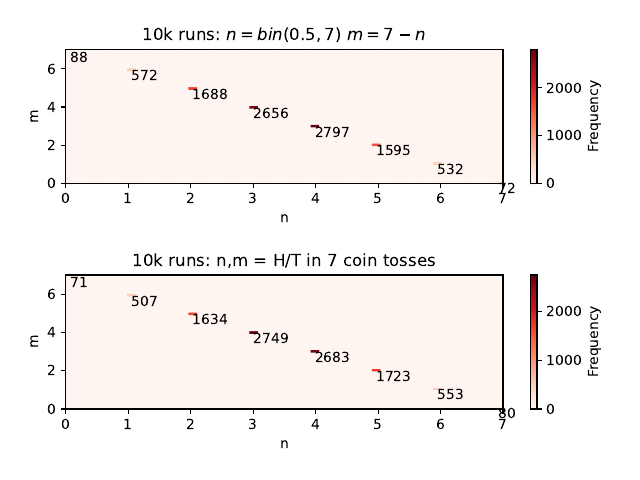

Write Python code to recreate this figure.
from compbindata import r1x, r1y, r2x, r2y
from itertools import product

import matplotlib.pyplot as plt


def visualize(dx, dy):
    hist, xedges, yedges, _ = plt.hist2d(dx, dy, bins=50, cmap='Reds')
    plt.colorbar(label='Frequency')
    plt.xlabel('n')
    plt.ylabel('m')

    for i, j in product(range(len(xedges) - 1), range(len(yedges) - 1)):
        n = hist[i, j]
        if n > 0:
            x = (xedges[i] + xedges[i + 1]) / 2
            y = (yedges[j] + yedges[j + 1]) / 2 - 0.03
            plt.text(x, y, str(int(n)), color='black', ha='left', va='top')

plt.subplot(2, 1, 1)
plt.title('10k runs: $n=bin(0.5, 7)$ $m=7-n$')
visualize(r1x, r1y)

plt.subplot(2, 1, 2)
plt.title('10k runs: n,m = H/T in 7 coin tosses')
visualize(r2x, r2y)

plt.tight_layout(pad=2)
plt.savefig('comp-bin.pdf')
